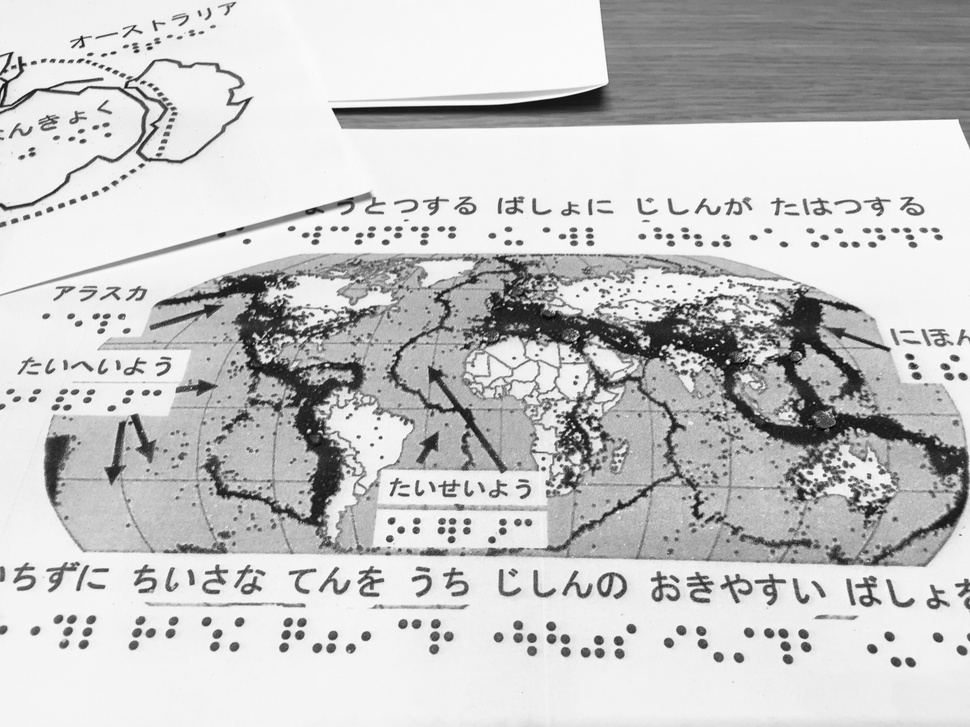
#> input picture learning_resources.jpg, 970 x 727 px, shrunk from 3264 x 2448 before the run
$ python photo2tactile.py --image learning_resources.jpg
#> lines starting #> are read from the running program, lines starting #| are printed output that depends on the picture; after the words box and inside, x2 and y2 are one past the last pixel; in counts of white or black regions, pixels touching at a corner belong together
"""
Convert scenery image to tactile image.

# Algorithm
1. Read scenery image.
2. Grayscale.
3. Histogram equalize.
4. Compute fine-grained saliency map.
5. Scale to [0, 255]
6. Compute binary threshold map.
7. Invert binary threshold map.
8. Write tactile image.

References at the corresponding source code below.
"""
import argparse
import cv2

ap = argparse.ArgumentParser()
ap.add_argument('-s', '--show', required=False, action='store_true', help='Show output')
ap.add_argument('-f', '--fine', required=False, action='store_true', help='Fine-grained salient only mode')
ap.add_argument('-i', '--image', required=True, help='Input: image file path')
ap.add_argument('-o', '--output', required=False, help='Output: tactile image file path')
args = ap.parse_args()

# Read image, grayscale, equalize
# Source: https://docs.opencv.org/3.4.3/d4/d1b/tutorial_histogram_equalization.html
image = cv2.imread(args.image)
#> image is the input picture: shape (727, 970, 3); min 0, max 255, mean 199.3
image_grayscaled = cv2.cvtColor(image, cv2.COLOR_BGR2GRAY)
image_equalized = cv2.equalizeHist(image_grayscaled)
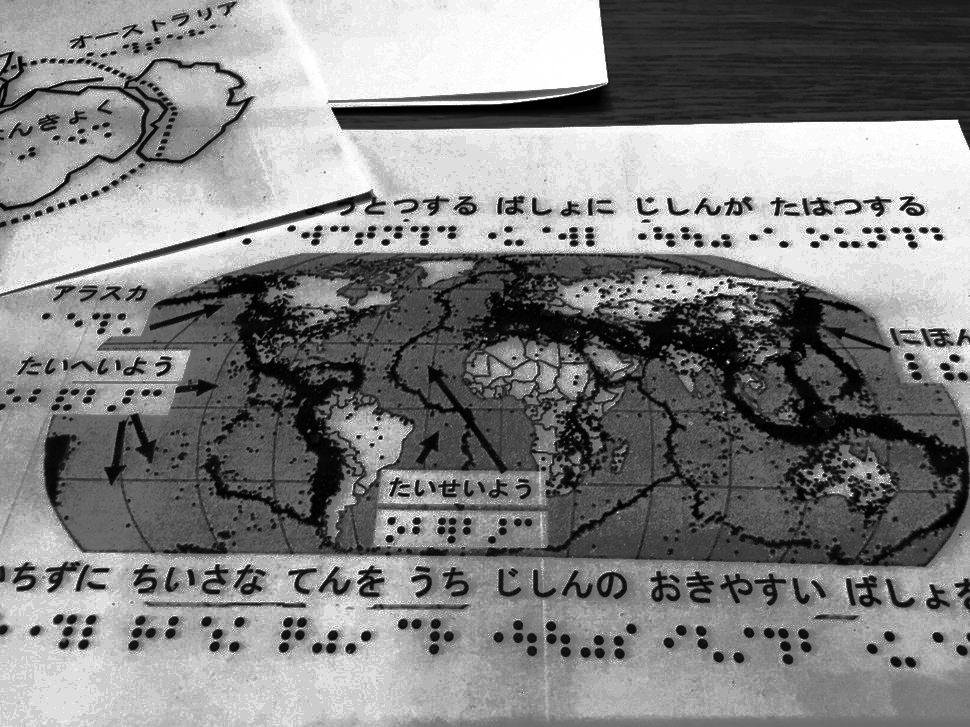
#> image_equalized: shape (727, 970); min 0, max 255, mean 130.5

"""
Fine-grained saliency detection from
Sebastian Montabone and Alvaro Soto.
Human detection using a mobile platform and novel features derived from a visual saliency mechanism.
In Image and Vision Computing, Vol. 28 Issue 3, pages 391–402. Elsevier, 2010.
Source: https://docs.opencv.org/3.4.3/da/dd0/classcv_1_1saliency_1_1StaticSaliencyFineGrained.html
"""
fine_saliency = cv2.saliency.StaticSaliencyFineGrained_create()
_, fine_saliency_map = fine_saliency.computeSaliency(image_equalized)
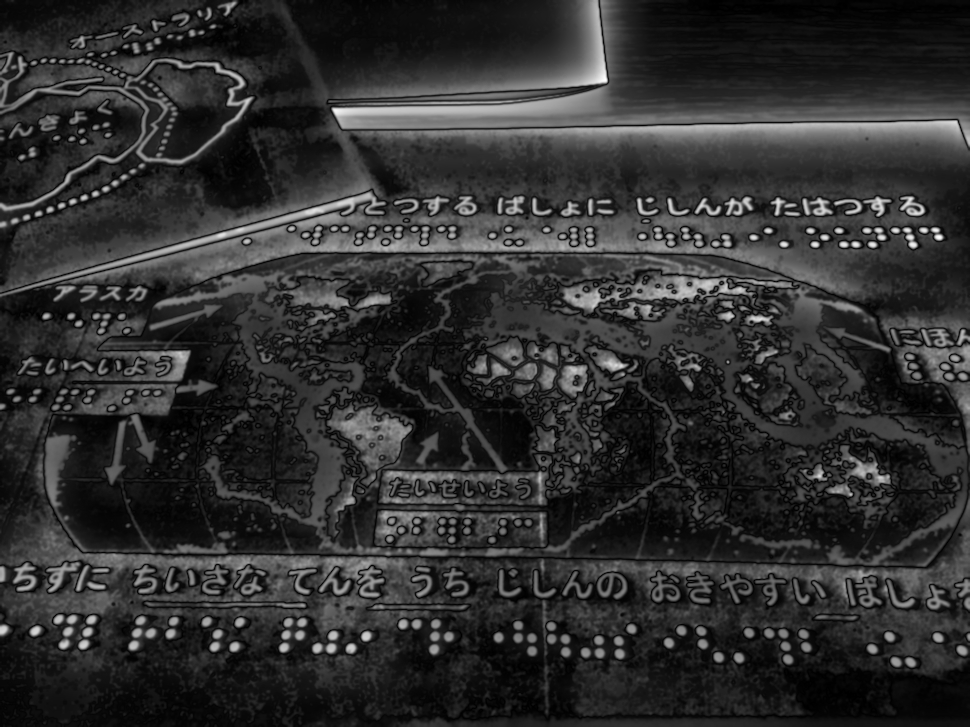
#> fine_saliency_map: shape (727, 970) float32; min 0, max 1, mean 0.187

# Scale the values to [0, 255]
fine_saliency_map = (fine_saliency_map * 255).astype('uint8')

# Compute binary threshold map
threshold_map = cv2.threshold(
    fine_saliency_map.astype('uint8'), 0, 255, cv2.THRESH_BINARY | cv2.THRESH_OTSU)[1]
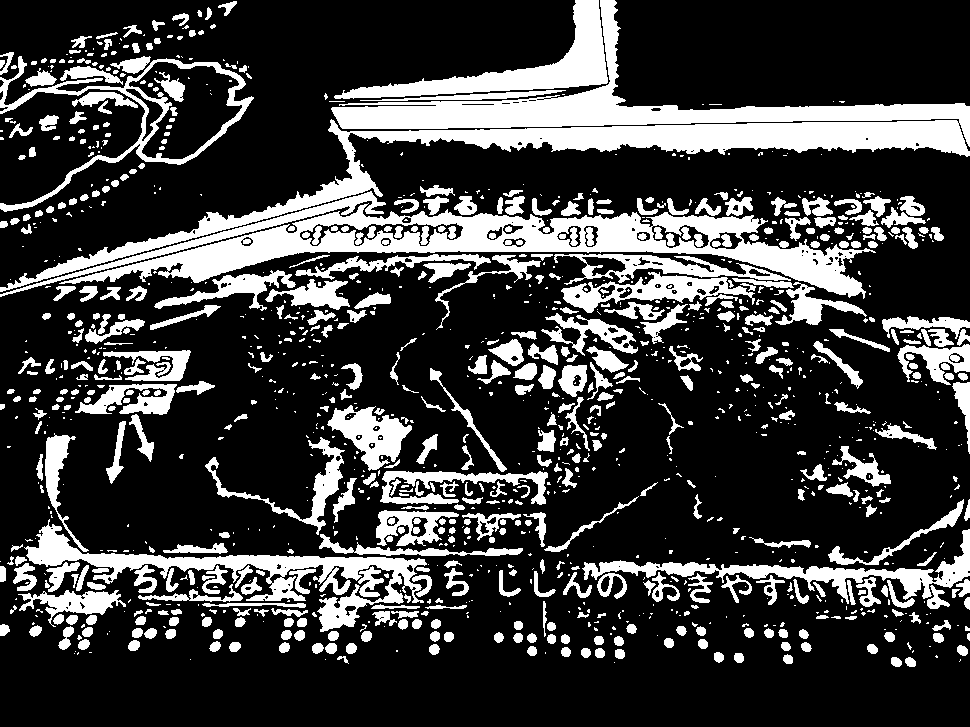
#> threshold_map: shape (727, 970); 24.3% white; 1281 white regions (714 under 20 px), largest, box (x1, y1, x2, y2) and area: (0, 0, 970, 292) 32896, (59, 203, 876, 299) 20777, (24, 519, 427, 632) 8709

# Invert the binary threshold map so it is Swell Paper Tactile Printer friendly
inverse_threshold_map = cv2.bitwise_not(threshold_map)

if args.fine:
    selected_map = fine_saliency_map
else:
    selected_map = inverse_threshold_map

# Save output
cv2.imwrite(args.output, selected_map)

if args.show:
    # Show output
    cv2.imshow('Inverse Threshold Map', selected_map)

    # Press any key to exit
    cv2.waitKey(0)
